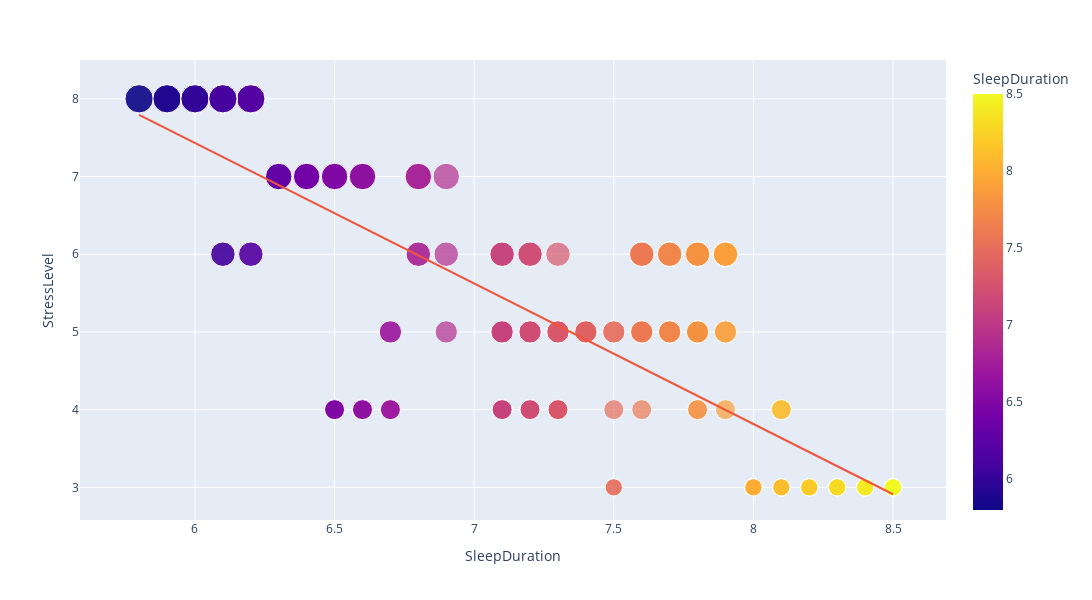

This figure's notebook cell:
### Markdown cell above
#### Create scatter diagram 
- Random variable X = Sleep Duration and Y = Stress level

### Code cell
fig = px.scatter(df,x='SleepDuration',y='StressLevel',size='StressLevel',color='SleepDuration',trendline="ols", height=600, width=1200)
fig.show()

### Figure 1 — Plotly figure (JSON) as saved in the notebook; plotly's stock layout.template omitted (floating-point values rounded to 4 significant figures; data arrays with more than 128 entries replaced by an {"elided": "..."} marker saying what was removed)
{"data": [{"hovertemplate": "SleepDuration=%{marker.color}<br>StressLevel=%{marker.size}<extra></extra>", "legendgroup": "", "marker": {"color": {"elided": "374 float values"}, "coloraxis": "coloraxis", "size": {"elided": "374 int values"}, "sizemode": "area", "sizeref": 0.02, "symbol": "circle"}, "mode": "markers", "name": "", "orientation": "v", "showlegend": false, "type": "scatter", "x": {"elided": "374 float values"}, "xaxis": "x", "y": {"elided": "374 int values"}, "yaxis": "y"}, {"hovertemplate": "<b>OLS trendline</b><br>StressLevel = -1.8088 * SleepDuration + 18.2855<br>R<sup>2</sup>=0.657758<br><br>SleepDuration=%{x}<br>StressLevel=%{y} <b>(trend)</b><extra></extra>", "legendgroup": "", "marker": {"symbol": "circle"}, "mode": "lines", "name": "", "showlegend": false, "type": "scatter", "x": {"elided": "374 float values"}, "xaxis": "x", "y": {"elided": "374 float values"}, "yaxis": "y"}], "layout": {"coloraxis": {"colorbar": {"title": {"text": "SleepDuration"}}, "colorscale": [[0, "#0d0887"], [0.1111, "#46039f"], [0.2222, "#7201a8"], [0.3333, "#9c179e"], [0.4444, "#bd3786"], [0.5556, "#d8576b"], [0.6667, "#ed7953"], [0.7778, "#fb9f3a"], [0.8889, "#fdca26"], [1, "#f0f921"]]}, "height": 600, "legend": {"itemsizing": "constant", "tracegroupgap": 0}, "margin": {"t": 60}, "width": 1200, "xaxis": {"anchor": "y", "domain": [0, 1], "title": {"text": "SleepDuration"}}, "yaxis": {"anchor": "x", "domain": [0, 1], "title": {"text": "StressLevel"}}}}
